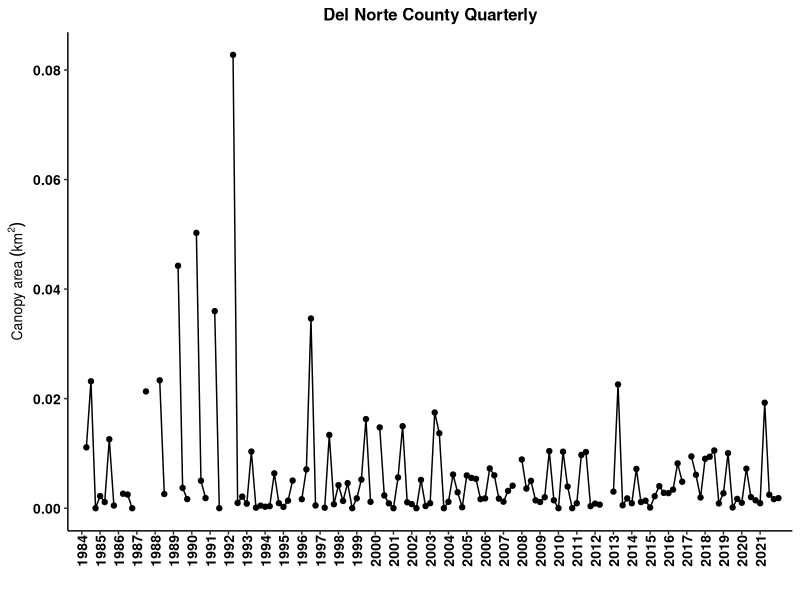
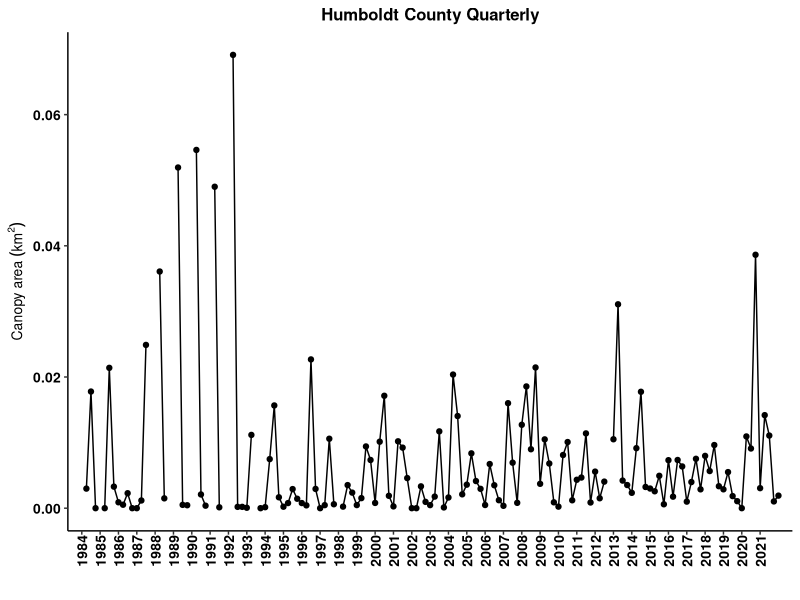
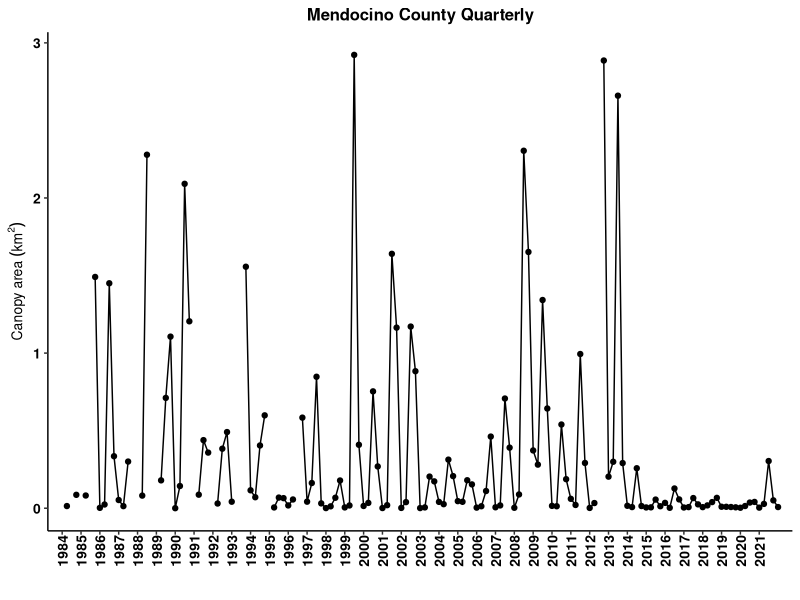
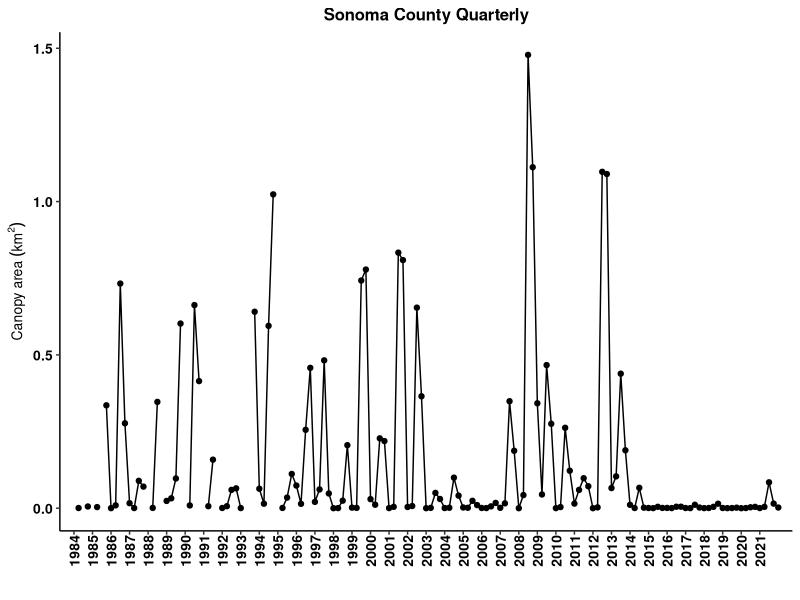
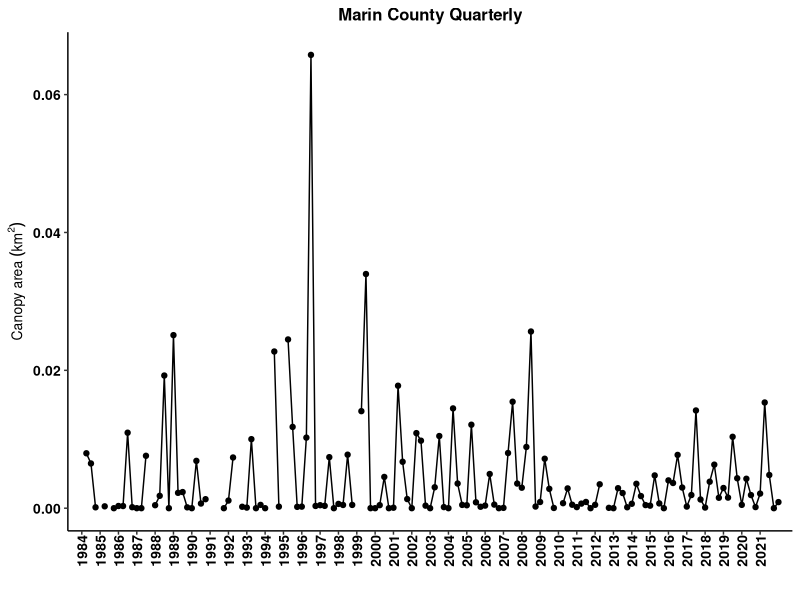
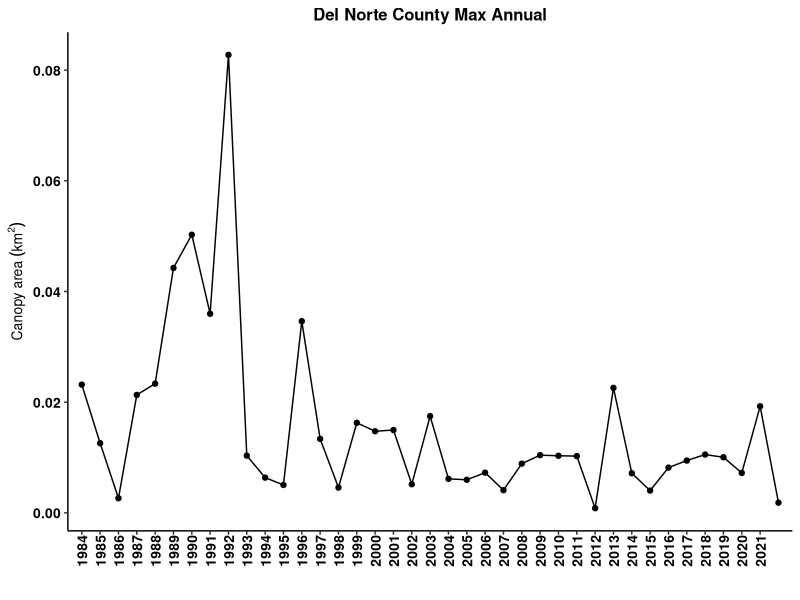
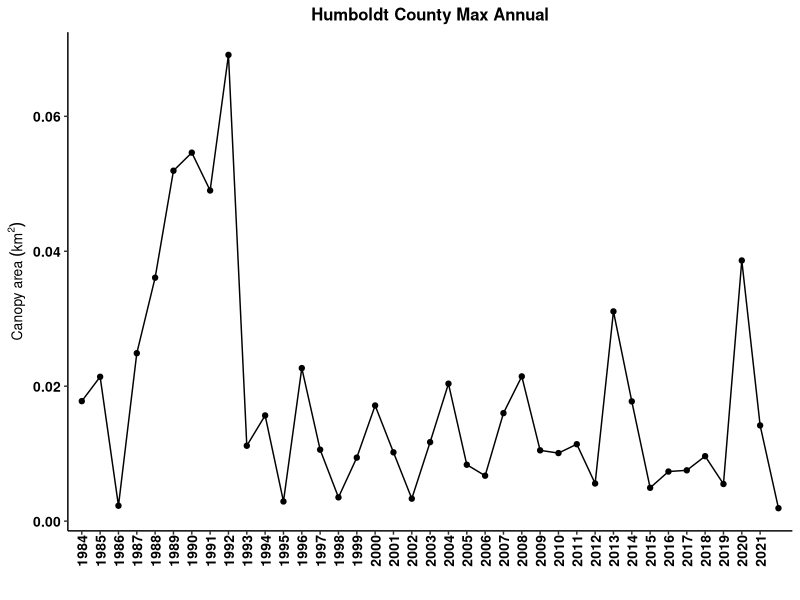
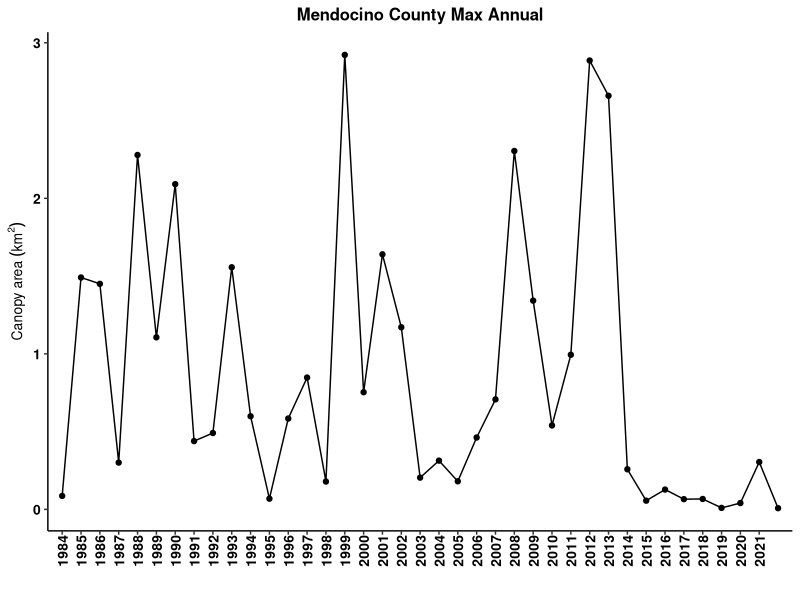

Write the R code that produced these figures, in order.
## ---- chunk 1
knitr::opts_chunk$set(echo = FALSE, warning=FALSE)
options(knitr.table.format = "latex")
# to create a PDF output, change "output:html_document" to "output: pdf_document" in the header above.
# note about fig_crop:FALSE. This makes the PDF output look nicer by putting spaces btwn the figures instead of smashing them as close together as possible. It doesn't do anything to the HTML output as far as I can tell.
# how to assign username: git config --global user.name "gcontolini"
# how to add, commit, and add message in terminal: git commit -am "commit message"
# how to write commit message in terminal: write message then press esc and :wq to save and exit

#### Load libraries ####
library(ggplot2) # plotting
library(ggpubr) # arranging plots
library(scales) # let's you put commas in the axis labels for thousands
library(dplyr) # data manipulations
library(tidyr) # data cleaning
library(readr) # better data reading
library(ncdf4)
library(sf) # special features. probably mapping. 
library(sp) # spatial data
library(lubridate) # manipulating dates easily
library(knitr) # to knit the Rmd file
library(kableExtra) # pretty tables
library(bookdown) # pretty table additions

#### ggplot theme ####
my.theme = theme( 
   panel.background = element_blank(), 
   panel.grid.minor.x = element_blank(),
   panel.grid.major.x = element_blank(),
   panel.grid = element_blank(),
   axis.text  = element_text(size=10, face='bold', color='black'), #makes axis labels bigger
   axis.title = element_text(size=10, face="bold"), #makes axis title bigger and bold
   #axis.title.y = element_text(margin=margin(0,10,0,5)), #pushes the y axis title away from the y axis labels
   strip.background = element_blank(),
   #legend.title = element_blank(),
   #legend.text = element_text(size=8),
   legend.background = element_blank(), 
   legend.key = element_blank(), #makes the legend background behind the symbols go away.
   #axis.ticks.x = element_blank()
   axis.line = element_line(color = 'black'), 
   panel.border = element_blank(), # this removes the box around the plot   
   plot.title = element_text(size=12 ,face='bold', hjust = 0.5), # hjust 0.5 makes title centered
   axis.text.x = element_text(size = 10, angle = 90, vjust = 0.5, margin = margin(0,0,5,0)) # rotates x axis labels 90 degrees counter-clockwise, pushes bars onto x axis
)


#### Import data ####
# info on the data: https://sbclter.msi.ucsb.edu/data/catalog/package/?package=knb-lter-sbc.74

# Instructions from Dr. Tom Bell:
# “The output files show the Admin Bed # in the first column and the rest of the columns are quarters from 1984 - 2020. Area is in m2 and biomass is in fresh kg. Missing values (due to lack of imagery or clouds are labelled as -999).”

# Edible seaweed data from CDFW
# edible = read.csv('EdibleSeaweedHarvest_rfm_1-28-21.csv') # edible seaweed harvest. This one has months. That is important.
# kelp = read.csv('KelpHarvest_vers2_rfm_1-28-21.csv') # kelp harvest
## ---- chunk 2
# The loop below requires the NetCDF file which is too large for RStudio Cloud to host. Also takes 5 minutes to run. I commented it out, ran it on my local machine, and read in the output at the end.

# #Kelp Biomass and Area Dynamics of State Waters Delineated by Coastal Counties
# #Tom Bell
# #November 18, 2020
# # **Please let me know if you need help with any step!**
# 
# #Install Packages **(Only the first time you ever run this script)**
# #The first time you ever run this script, please install these packages by removing the '#' in front of each line (lines 8 - 10)
# # install.packages('ncdf4')
# # install.packages('sf')
# # install.packages('sp')
# 
# #Load Required Packages
# #You need to load these packages each time you restart an R session and run this script
# library(ncdf4)
# library(sf)
# library(sp)
# 
# #Set Work Directory
# #This is a folder on your computer where all input files and outputs files will be placed
# # **Please update this path to the working directory on your computer**
# # **Note that on a Windows machine the forward slashes "/" have to be changed to back slashes "\"
# setwd("C:/Users/gcontolini/OneDrive - California Department of Fish and Wildlife/Documents/Bull Kelp Working Group/Data analysis")
# 
# #Load Coastal Counties State Waters Shapefile
# #Place the lat/lon version of the Coastal Counties State Waters shapefile in your working directory
# county_shapes <- st_read('MAN_CA_CountyStateWaters.shp')
# 
# #Open Kelp NetCDF File
# #Place the NetCDF file in your working directory
# #The file can be found here: https://sbclter.msi.ucsb.edu/data/catalog/package/?package=knb-lter-sbc.74
# nc_data <- nc_open('LandsatkelpBiomass_2021_v2_withmetadata.nc')
# 
# #Load necessary variables from NetCDF File
# lon <- ncvar_get(nc_data, 'longitude')
# lat <- ncvar_get(nc_data, 'latitude')
# years <- ncvar_get(nc_data, 'year')
# quarters <- ncvar_get(nc_data, 'quarter')
# biomass <- ncvar_get(nc_data, 'biomass')
# area <- ncvar_get(nc_data, 'area')
# 
# #Make Coordinate Dataframe
# coords <- data.frame(lon,lat)
# 
# #Create output matrices
# LN = dim(quarters)
# output_biomass <- matrix(ncol=LN, nrow=22)
# output_area <- matrix(ncol=LN, nrow=22)
# 
# for(i in 1:22){
#   
#   #Pull shapefile coordinates from each coastal county
#   if (i == 17) {
#     county_coords <- as.data.frame(county_shapes[i,]$geometry[[1]][[30]][[1]])
#   } else {
#     county_coords <- as.data.frame(county_shapes[i,]$geometry[[1]][[1]][[1]])
#   }
# 
#   #Find the kelp coordinates that exist inside each county polygon
#   kelp_poly <- point.in.polygon(lon, lat, county_coords$V1, county_coords$V2, mode.checked=FALSE)
#   TF <- which(kelp_poly %in% 1)
# 
#   #Extract biomass and area data for each polygon
#   bio_county <- biomass[TF,] 
#   area_county <- area[TF,] 
# 
#   #Sum biomass and area
#   bio_county_sum <- colSums(bio_county, na.rm = TRUE, dims = 1)
#   area_county_sum <- colSums(area_county, na.rm = TRUE, dims = 1)
#   
#   #Remove Columns w/ >25% No Data (Clouds)
#   #Find all NA values (missing data) in the kelp dataset
#   bio_county_NA = is.na(bio_county)
#   area_county_NA = is.na(area_county)
#   
#   #Find number of kelp pixels in the polygon
#   L = dim(bio_county)
#   
#   #Calculate the percent of NAs for each season
#   bio_county_NA_percent <- colSums(bio_county_NA, na.rm = TRUE)/L[1]
#   area_county_NA_percent <- colSums(area_county_NA, na.rm = TRUE)/L[1]
#   
#   #Find seasons with greater than 20% missing data
#   NA_GT <- which(bio_county_NA_percent > 0.25)
#   NA_GTA <- which(area_county_NA_percent > 0.25)
#   
#   #Set seasons with greater than 20% missing data to -999
#   bio_county_sum[NA_GT] = -999
#   area_county_sum[NA_GTA] = -999
# 
#   #Add summed kelp canopy data to matrix
#   output_biomass[i,] <- bio_county_sum
#   output_area[i,] <- area_county_sum
#   
# }
# 
# #Transpose Quarter and Year data
# quarterst <- t(quarters)
# yearst <- t(years)
# 
# #Add Quarter and Year data to output matrices
# output2_biomass <- rbind(quarterst, output_biomass)
# output3_biomass <- rbind(yearst, output2_biomass)
# output2_area <- rbind(quarterst, output_area)
# output3_area <- rbind(yearst, output2_area)
# 
# #Add County name to output matrices
# CountyNA <- county_shapes$County
# Counties <- c(rep(NA,2),CountyNA)
# output4_biomass <- cbind(Counties, output3_biomass)
# output4_area <- cbind(Counties, output3_area)
# 
# #Write CSV of kelp biomass time series for each county
# write.csv(output4_biomass, 'kelp_biomass_county_output.csv', row.names = FALSE)
# write.csv(output4_area, 'kelp_area_county_output.csv', row.names = FALSE)

output4_area <- read_csv("kelp_area_county_output_2May2022.csv")

output4_area$Counties[3] = "Los Angeles_San Clemente Is"
output4_area$Counties[4] = "Ventura_San Nicholas Is"
output4_area$Counties[5] = "Los Angeles_Santa Catalina Is"
output4_area$Counties[6] = "Santa Barbara_Santa Barbara Is"
output4_area$Counties[7] = "Santa Barbara_Santa Cruz-Rosa-Miguel Is"
output4_area$Counties[8] = "San Francisco_Farallones Is"
output4_area$Counties[23]= "Ventura_Anacapa Is" # Anacapa Island
## ---- chunk 3
canopy_area <- output4_area %>%
   as.data.frame()

# I want to plot area vs. year.quarter. This means year.quarter needs to be in a column. Currently all cols are separate. This is called wide format. I want tall format.

# create column names
names(canopy_area) <- paste(canopy_area[1,], canopy_area[2,], sep='.') # paste years with quarters to make each col have a unique name.

# rename the ID col for counties
names(canopy_area)[1] <- "county"

# remove first 2 rows since they are not canopy data, just IDs--year and quarter
canopy_area <- canopy_area[-c(1:2),] 

# convert to tall format
canopy_area_tall <- canopy_area %>% 
   pivot_longer(-'county', names_to = 'year.qtr', values_to = 'm2')

# separate year and quarter into two cols
canopy_area_tall <- canopy_area_tall %>%
   separate(col = year.qtr, sep = "[.]", into = c("year","qtr")) # omg. you have to hard bracket the period for some reason. wtf does [^[:alnum:]]+ mean and why aren't brackets used in the example?????? :((

# make number cols numeric
canopy_area_tall$year <- as.numeric(canopy_area_tall$year)
canopy_area_tall$qtr <- as.numeric(canopy_area_tall$qtr)
canopy_area_tall$m2 <- as.numeric(canopy_area_tall$m2)

# make quarters actual quarter decimals for plotting
qtrs <- seq(0,0.75,0.25)
for(i in 1:4) {
   canopy_area_tall$qtr[which(canopy_area_tall$qtr == i)] <- qtrs[i]
}

# add year and quarter to get a continuous time column. Note that the tibble hides the decimals place for no apparent reason but the sum is correct.
canopy_area_tall$year.qtr <- canopy_area_tall$year + canopy_area_tall$qtr

# Change negative area to NA
canopy_area_tall$m2[which(canopy_area_tall$m2 < 0)] = NA

# Convert m2 to km2
canopy_area_tall$km2 = canopy_area_tall$m2 / 1e6

## ---- chunk 4
# All quarters
expand.a.little = 0.02

##Del Norte
ggplot(canopy_area_tall[which(canopy_area_tall$county == 'Del Norte'),], aes(x = year.qtr, y = km2)) +
   geom_point() +
   geom_line() +
   scale_x_continuous(breaks = 1984:2021, expand = c(expand.a.little,0)) +
   # scale_y_continuous(breaks = seq(0, 0.015, 0.0025), expand = c(expand.a.little,0)) +
   labs(x = '',  y =  bquote('Canopy area'~(km^2))) +
   ggtitle('Del Norte County Quarterly') +
   my.theme

## Humboldt
ggplot(canopy_area_tall[which(canopy_area_tall$county == 'Humboldt'),], aes(x = year.qtr, y = km2)) +
   geom_point() +
   geom_line() +
   scale_x_continuous(breaks = 1984:2021, expand = c(expand.a.little,0)) +
   # scale_y_continuous(limits = c(0,0.0225), breaks = seq(0, 0.025, 0.0025), expand = c(expand.a.little,0)) +
   labs(x = '',  y =  bquote('Canopy area'~(km^2))) +
   ggtitle('Humboldt County Quarterly') +
   my.theme

## Mendocino
ggplot(canopy_area_tall[which(canopy_area_tall$county == 'Mendocino'),], aes(x = year.qtr, y = km2)) +
   geom_point() +
   geom_line() +
   scale_x_continuous(breaks = 1984:2021, expand = c(expand.a.little,0)) +
   # scale_y_continuous(limits = c(0,3), breaks = seq(0, 3, 0.25), expand = c(expand.a.little,0)) +
   labs(x = '', y =  bquote('Canopy area'~(km^2))) +
   ggtitle('Mendocino County Quarterly') +
   my.theme

## Sonoma
ggplot(canopy_area_tall[which(canopy_area_tall$county == 'Sonoma'),], aes(x = year.qtr, y = km2)) +
   geom_point() +
   geom_line() +
   scale_x_continuous(breaks = 1984:2021, expand = c(expand.a.little,0)) +
   # scale_y_continuous(limits = c(0,2), breaks = seq(0, 2, 0.25), expand = c(expand.a.little,0)) +
   labs(x = '', y =  bquote('Canopy area'~(km^2))) +
   ggtitle('Sonoma County Quarterly') +
   my.theme

## Marin
ggplot(canopy_area_tall[which(canopy_area_tall$county == 'Marin'),], aes(x = year.qtr, y = km2)) +
   geom_point() +
   geom_line() +
   scale_x_continuous(breaks = 1984:2021, expand = c(expand.a.little,0)) +
   # scale_y_continuous(limits = c(0, 0.0125), breaks = seq(0, 0.0125, 0.0025), expand = c(expand.a.little,0)) +
   labs(x = '', y =  bquote('Canopy area'~(km^2))) +
   ggtitle('Marin County Quarterly') +
   my.theme
## ---- chunk 5
# Maximum canopy area. in each year and county, find the maximum km2 value.
canopy_area_max_annual <- canopy_area_tall %>%
  group_by(county, year) %>%
  summarise(max.km2 = max(km2, na.rm = T), .groups = 'drop')

# 1987 and 1992 Marin had no data. Change -Inf to NA for those years so it plots better.
canopy_area_max_annual$max.km2[which(canopy_area_max_annual$max.km2 < 0)] <- NA

##Del Norte
ggplot(canopy_area_max_annual[which(canopy_area_max_annual$county == 'Del Norte'),], aes(x = year, y = max.km2)) +
   geom_point() +
   geom_line() +
   scale_x_continuous(breaks = 1984:2021, expand = c(expand.a.little,0)) +
   # scale_y_continuous(breaks = seq(0, 0.015, 0.0025), expand = c(expand.a.little,0)) +
   labs(x = '',  y =  bquote('Canopy area'~(km^2))) +
   ggtitle('Del Norte County Max Annual') +
   my.theme 

## Humboldt
ggplot(canopy_area_max_annual[which(canopy_area_max_annual$county == 'Humboldt'),], aes(x = year, y = max.km2)) +
   geom_point() +
   geom_line() +
   scale_x_continuous(breaks = 1984:2021, expand = c(expand.a.little,0)) +
   # scale_y_continuous(expand = c(expand.a.little,0)) +
   labs(x = '',  y =  bquote('Canopy area'~(km^2))) +
   ggtitle('Humboldt County Max Annual') +
   my.theme 

## Mendocino
ggplot(canopy_area_max_annual[which(canopy_area_max_annual$county == 'Mendocino'),], aes(x = year, y = max.km2)) +
   geom_point() +
   geom_line() +
   scale_x_continuous(breaks = 1984:2021, expand = c(expand.a.little,0)) +
   # scale_y_continuous(expand = c(expand.a.little,0)) +
   labs(x = '',  y =  bquote('Canopy area'~(km^2))) +
   ggtitle('Mendocino County Max Annual') +
   my.theme 

## Sonoma
ggplot(canopy_area_max_annual[which(canopy_area_max_annual$county == 'Sonoma'),], aes(x = year, y = max.km2)) +
   geom_point() +
   geom_line() +
   scale_x_continuous(breaks = 1984:2021, expand = c(expand.a.little,0)) +
   # scale_y_continuous(expand = c(expand.a.little,0)) +
   labs(x = '',  y =  bquote('Canopy area'~(km^2))) +
   ggtitle('Sonoma County Max Annual') +
   my.theme 

## Marin
ggplot(canopy_area_max_annual[which(canopy_area_max_annual$county == 'Marin'),], aes(x = year, y = max.km2)) +
   geom_point() +
   geom_line() +
   scale_x_continuous(breaks = 1984:2021, expand = c(expand.a.little,0)) +
   # scale_y_continuous(expand = c(expand.a.little, 0)) +
   labs(x = '',  y =  bquote('Canopy area'~(km^2))) +
   ggtitle('Marin County Max Annual') +
   my.theme 
## ---- chunk 6

## ---- chunk 7
qtr_max_county <- canopy_area_tall %>%
  group_by(county, year) %>%     # group by county and year
  slice(which.max(km2)) %>%      # find the maximum km2 value
  subset(select = -year.qtr) %>% # remove year.qtr col
  transmute(quarter = qtr*4+1)   # change quarters from decimals to 1,2,3,4

# # Count how many quarters are the max per year per county
# n_max_qtrs_county <- qtr_max_county %>%
#   group_by(county, quarter) %>%
#   summarise(number = length(quarter), .groups = 'drop') %>%
#   filter(county %in% c('Del Norte', 'Humboldt', 'Mendocino', 'Sonoma')) %>%
#   complete(county, quarter, fill = list(number = 0)) # sets missing quarters to number = 0
# 
# kable(n_max_qtrs_county
#       , digits = 2
#       , booktabs = TRUE
#       , row.names = FALSE
#       , align = 'c'
#       , linesep = ''
#       , caption = 'Number of quarters with maximum annual canopy area'
# ) %>%
#   kable_styling(latex_options = 'hold_position') # otherwise the table moves in the pdf

# I want to identify the quarter in each of the counties that had the max km2 value in 2021
max_2021_km2 <- canopy_area_tall %>%
  filter(year == 2021) %>%
  filter(county %in% c('Del Norte','Humboldt','Mendocino','Sonoma','Marin')) %>% # this shows km2 values for only northern counties in 2021. What is the max for 2021?
  group_by(county) %>%
  summarise(max.km2 = max(km2, na.rm = T)) # this gives the max km2 values. which quarter are they in?
      
km2_qtrs_northcounties <- canopy_area_tall %>%
  filter(year == 2021 & county %in% c('Del Norte','Humboldt','Mendocino','Sonoma','Marin')) %>%
  #filter(km2 %in% max_2021_km2$max.km2) %>% # This shows only the quarters with the annual maxima
  mutate(quarter = qtr*4+1) %>%
  subset(select = c('county','year','quarter','km2')) %>%
  arrange(county) %>% # order by county name north to south
  relocate(year) # puts year as the first col


kable(km2_qtrs_northcounties
      #, digits = 2
      , booktabs = TRUE
      , row.names = FALSE
      , align = 'c'
      , linesep = ''
      , caption = 'Quarterly kelp canopy area in 2021 only'
) %>%
  kable_styling(latex_options = 'hold_position') # otherwise the table moves in the pdf


      
